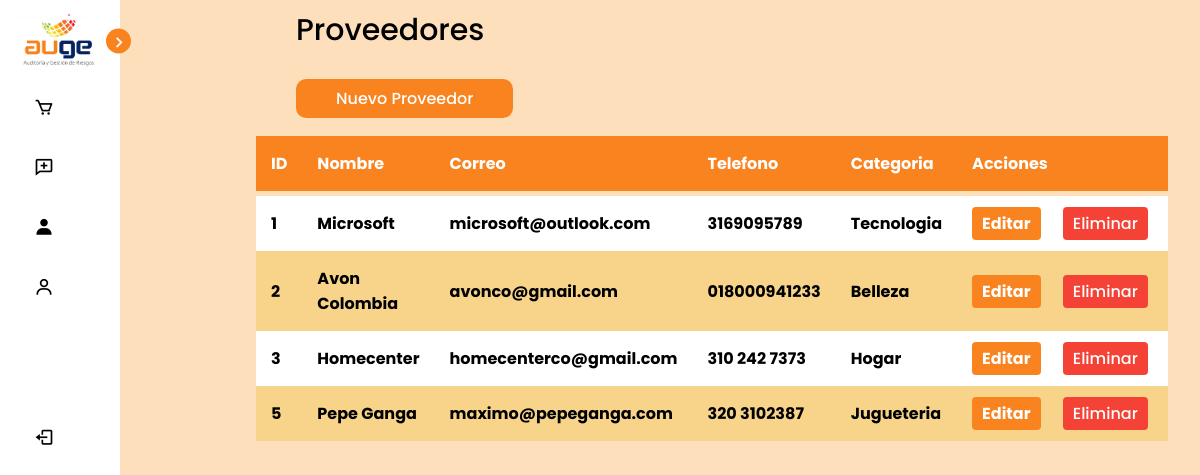
Page /admin/proveedor.php (signed in) on the committed database.
### tables this page shows
CREATE TABLE `proveedores` (
  `id` int(11) NOT NULL,
  `nombre` varchar(255) NOT NULL,
  `correo` varchar(255) NOT NULL,
  `telefono` varchar(15) NOT NULL,
  `id_categoria` int(11) NOT NULL
);

CREATE TABLE `categorias` (
  `id` int(11) NOT NULL,
  `nombre_categoria` varchar(255) NOT NULL
);

### admin/proveedor.php (the view, shortened to what this page needs)
<?php
    include('../conexion.php');
    $query = mysqli_query($conexion, "SELECT proveedores.id, proveedores.nombre, proveedores.correo, proveedores.telefono, categorias.nombre_categoria
                                  FROM proveedores
                                  JOIN categorias ON proveedores.id_categoria = categorias.id");
?>
<!DOCTYPE html>
<html lang="en">
<head>
    <link rel="stylesheet" href="../css/estilos.css">
    <link href='https://unpkg.com/boxicons@2.1.4/css/boxicons.min.css' rel='stylesheet'>
</head>
    <body>
        <nav class="sidebar close">
            <header>
                <div class="image-text">
                        <span class="image">
                            <img id="logo-img" src="../img/auge.jpg" alt="logo">
                        </span>
                    </div>
                    <i class='bx bx-chevron-right toggle'></i>
            </header>
            <div class="menu-bar">
                <div class="menu">
                    <ul class="menu-links">
                        <li class="nav-link">
                            <a href="compras_realizadas.php">
                                <i class='bx bx-cart icon'></i>
                            </a>
                        </li>
                        <li class="nav-link">
                            <a href="#">
                                <i class='bx bx-comment-add icon' ></i>
                            </a>
                        </li>
                        <li class="nav-link">
                            <a href="proveedor.php">
                                <i class='bx bxs-user icon'></i>
                            </a>
                        </li>
                        <li class="nav-link">
                            <a href="usuarios.php">
                                <i class='bx bx-user icon'></i>
                            </a>
                        </li>
                    </ul>
                </div>
                <br>
                <br>
                <div class="bottom-content">
                    <li class="">
                        <a href="admin_cerrar.php" onclick="return confirm('¿Deseas Cerrar Sesión?');">
                            <i class='bx bx-log-out icon'></i>
                        </a>
                    </li>
                </div>
            </div>
        </nav>
        <div class="home_">
            <div id="main-container">
                <div class="text">Proveedores</div>
                <br>
                <a href="crear_proveedor.php" class="nuevoUsuario">Nuevo Proveedor</a>
                <br>
                <br>
                    <table class="tablaUsuarios">
                        <thead>
                            <tr>
                                <th>ID</th>
                                <th>Nombre</th>
                                <th>Correo</th>
                                <th>Telefono</th>
                                <th>Categoria</th>
                                <th>Acciones</th>
                                <th></th>
                            </tr>
                        </thead>
                        <tbody>
                            <?Php while($row = mysqli_fetch_array($query)): ?>
                            <tr>
                                <th><?= $row['id']?></th>
                                <th><?= $row['nombre']?></th>
                                <th><?= $row['correo']?></th>
                                <th><?= $row['telefono']?></th>
                                <th><?= $row['nombre_categoria'] ?></th>
                                <th><a href="editar_proveedor.php?id=<?= $row['id'] ?>" class="btn-editar">Editar</a></th>
                                <td><a href="eliminar_proveedor.php?id=<?= $row['id'] ?>" class="btn-eliminar" onclick="return confirm('¿Quieres ELIMINAR este registro?');">Eliminar</a></td>
                            </tr>
                            <?php endwhile; ?>
                        </tbody>
                    </table>
            </div>
        </div>
    </body>
</html>

### css/estilos.css (style rules this page uses)
* { margin: 0; padding: 0; box-sizing: border-box; font-family: "Poppins", sans-serif; }
:root { --body-color: #fddfbc; --sidebar-color:#FFF; --primary-color:#f9831f; --toggle-color:#DDD; --text-color:black; --tran-02: all 0.2s ease; --tran-03: all 0.3s ease; --tran-04: all 0.4s ease; --tran-05: all 0.5s ease; }
body { height: 100vh; background: var(--body-color); transition: var(--tran-04); }
a { text-decoration: none; }
.sidebar { position: fixed; top: 0; left: 0; height: 100%; width: 265px; padding: 10px 14px; background: var(--sidebar-color); transition: var(--tran-05); z-index: 100; }
.sidebar.close { width: 120px; }
.sidebar .image { min-width: 80px; display: flex; align-items: center; }
.sidebar li { height: 50px; margin-top: 10px; list-style: none; display: flex; align-items: center; }
.sidebar li .icon { display: flex; align-items: center; justify-content: center; min-width: 60px; font-size: 20px; }
.sidebar li .icon, .sidebar li .text { color:var(--text-color); transition: var(--tran-02); }
.sidebar header { position: relative; }
.sidebar .image-text img { width: 90px; border-radius: 6px; }
.sidebar header .image-text { display: flex; align-items: center; }
.sidebar header .toggle { position: absolute; top: 50%; right: -25px; transform: translateY(-50%) rotate(180deg); height: 25px; width: 25px; background: var(--primary-color); display: flex; align-items: center; justify-content: center; border-radius: 50%; color: var(--sidebar-color); font-size: 22px; cursor: pointer; }
.sidebar.close header .toggle { transform: translateY(-50%); }
.sidebar li a { height: 100%; width: 100%; display: flex; align-items: center; text-decoration: none; border-radius: 6px; transition: var(--tran-04); }
.sidebar .menu-bar { height: calc(100% - 50%); display: flex; flex-direction: column; justify-content: space-between; }
.home_ { position: relative; height: 100vh; left: 250px; width: calc(100% - 250px); background: var(--body-color); transition: var(--tran-05); }
.sidebar.close ~ .home_ { left: 100px; width: calc(100% - 88px); }
.home_ .text { font-size: 30px; font-weight: 500; color: var(--text-color); padding: 8px 40px; }
.home_ .tablaUsuarios, .home_ .nuevoUsuario, .home_ p { font-weight: 500; color: var(--text-color); padding: 8px 40px; }
.home_ .nuevoUsuario { text-decoration: none; background-color: #f9831f; border-radius: 10px; margin-left: 40px; color: white; }
.home_ #main-container { margin: 0px auto; width: 800px; }
table { background-color: #FFF; text-align: left; border-collapse: collapse; width: 100%; border-radius: 20px; }
th, tr { padding: 15px; }
thead { background-color: var(--primary-color); border-bottom: solid 5px var(--body-color); color: var(--sidebar-color); }
tr:nth-child(even) { background-color: #f7d489; }
.btn-editar { color: white; background-color: var(--primary-color); padding: 5px 10px; text-decoration: none; border-radius: 4px; }
.btn-eliminar { color: white; background-color: #f44336; padding: 5px 10px; margin-right: 20px; text-decoration: none; border-radius: 4px; }

### rows in the picture
proveedores: id "1", nombre "Microsoft", correo "microsoft@outlook.com", telefono "3169095789", id_categoria.nombre_categoria "Tecnologia"
proveedores: id "2", nombre "Avon Colombia", correo "avonco@gmail.com", telefono "018000941233", id_categoria.nombre_categoria "Belleza"
proveedores: id "3", nombre "Homecenter", correo "homecenterco@gmail.com", telefono "310 242 7373", id_categoria.nombre_categoria "Hogar"
proveedores: id "5", nombre "Pepe Ganga", correo "maximo@pepeganga.com", telefono "320 3102387", id_categoria.nombre_categoria "Jugueteria"
